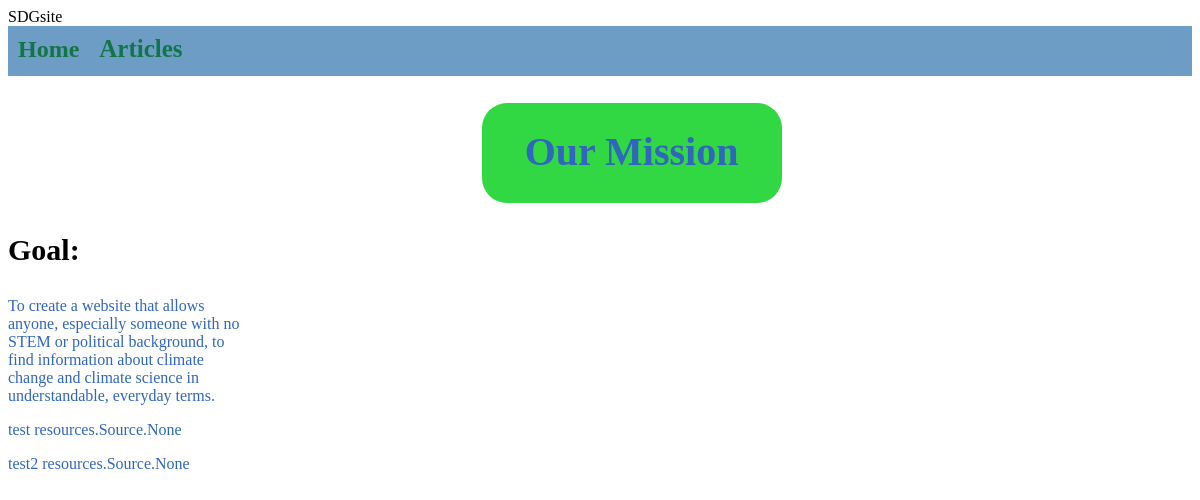
The page /resource/home/ on the database as committed earlier.
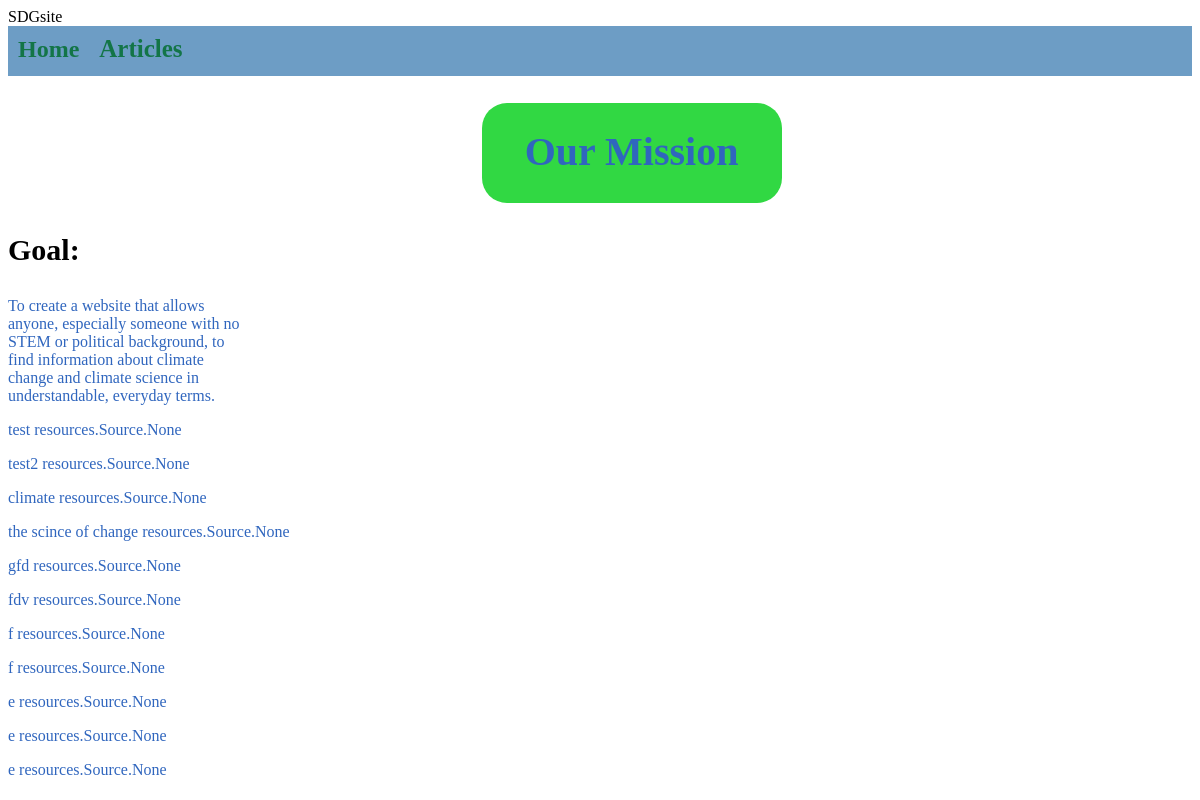
The same page on the database as committed later.
### resources/models.py (models this page shows, shortened)
class Article(models.Model):
    title = models.CharField(max_length=250, blank=True, null=True)
    author = models.CharField(max_length=250, blank=True, null=True)
    sources = models.ManyToManyField(Source)
    date_published = models.DateField(auto_now=True)
    topic = models.CharField(max_length=100, blank=True, null=True)
    content = models.TextField(null=True)
    visuals = models.FileField(upload_to='uploads/', null=True)
    unique_id = models.CharField(max_length=8, default=''.join(random.choices(string.ascii_letters, k=8)))

### resources/views.py (the view)
# urls.py: path('home/', views.homepage_view, name='homepage_view'),
def homepage_view(request):
    articles = Article.objects.all()
    context = {"articles": articles}
    return render(request, "homepage.html", context)

### templates/homepage.html (shortened to what this page needs)
{% load static %}
<!DOCTYPE html>
<html lang = "en">
    <head>
        <link rel="stylesheet" type='text/css' href="{% static 'homepage_style.css' %}">
    </head>
    <header>
        SDGsite
    </header>
    <div class="sticky" style="height:50px">
      <div class="header">
        <h2 style="margin:10px">Home</h2>
      </div>
      <div class="header">
        <a class="header" href="{% url 'resources:article_home_view' %}">Articles</a>
      </div>
    </div>
    <body>
      <div class="statement">
        <h1 style="text-align: center; font-size: 40px;">Our Mission</h1>
      </div>
      <div>
        <h3 style="font-size: 30px;">
          Goal:
        </h3>
        <p style="width: 20%">To create a website that allows anyone, especially someone with no STEM or political background, to find information about climate change and climate science in understandable, everyday terms.
        </p>
        {% for article in articles %}
        <p>
         {{article.title}}
         {{article.sources}}
        </p>
        {% endfor %}
      </div>
    </body>
</html>

### static/homepage_style.css (style rules this page uses)
body { background-color: #FFFFFF; }
h1 { color: #3066BE; position: relative; top: 25%; }
h2 { color: #137547; }
div.sticky { position: sticky; top: 0; background-color: #6D9DC5; }
div.statement { border-radius: 25px; width: 300px; height: 100px; background-color: #31D843; position: relative; left: 40%; }
div.header { height:100%; float:left; }
p { color: #3066BE; background-color: #FFFFFF; }
a.header { line-height: 45px; font-size: 25px; color: #137547; margin: 10px; text-decoration: none; font-weight: bold; }

Rows that differ between the two databases and show on the page:
added Article: title "climate", sources "resources.Source.None"
added Article: title "the scince of change", sources "resources.Source.None"
added Article: title "gfd", sources "resources.Source.None"
added Article: title "fdv", sources "resources.Source.None"
added Article: title "f", sources "resources.Source.None"
added Article: title "f", sources "resources.Source.None"
added Article: title "e", sources "resources.Source.None"
added Article: title "e", sources "resources.Source.None"
added Article: title "e", sources "resources.Source.None"
